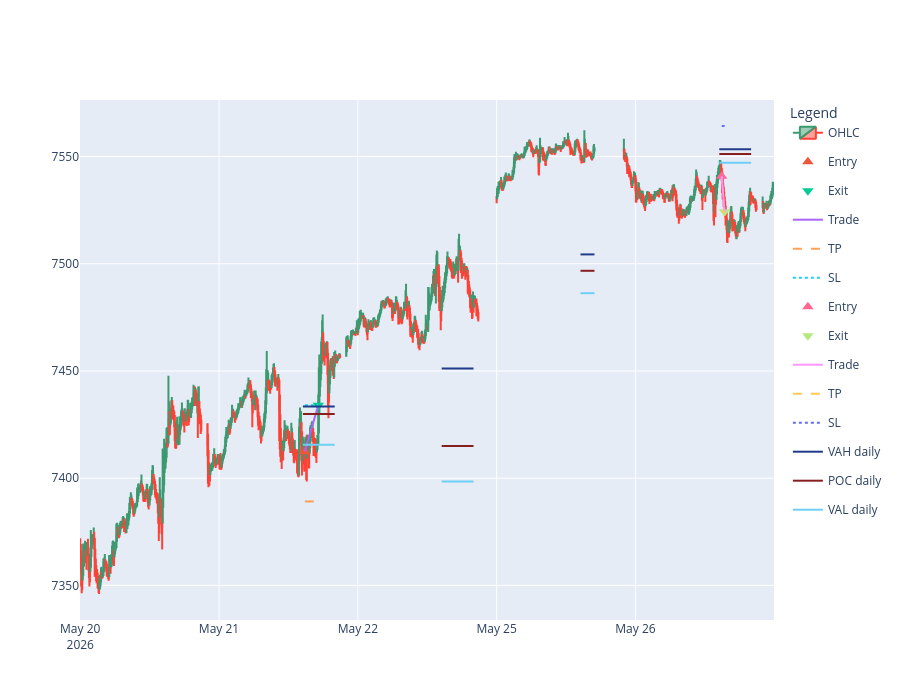
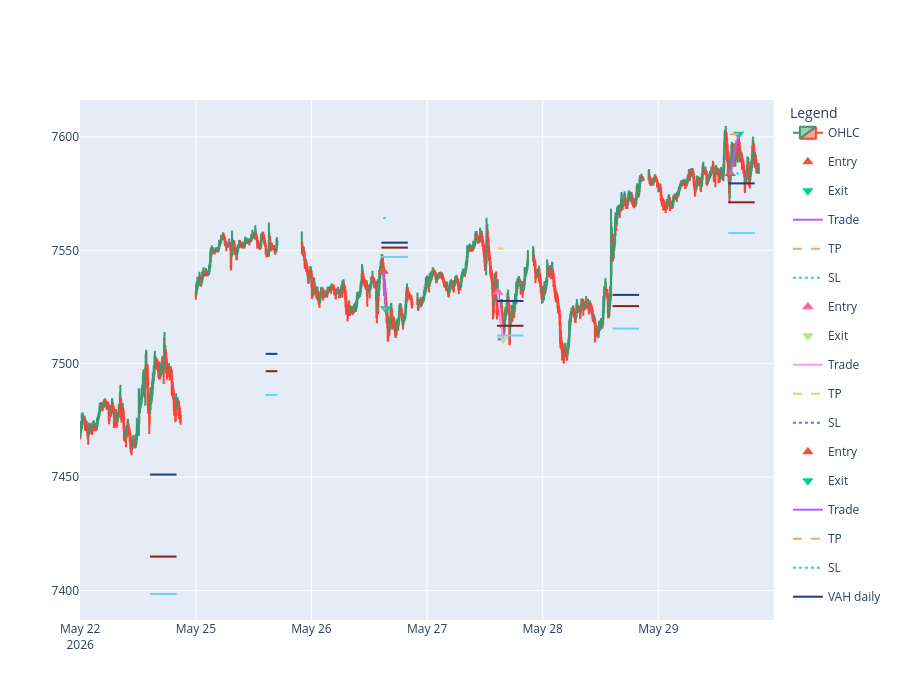
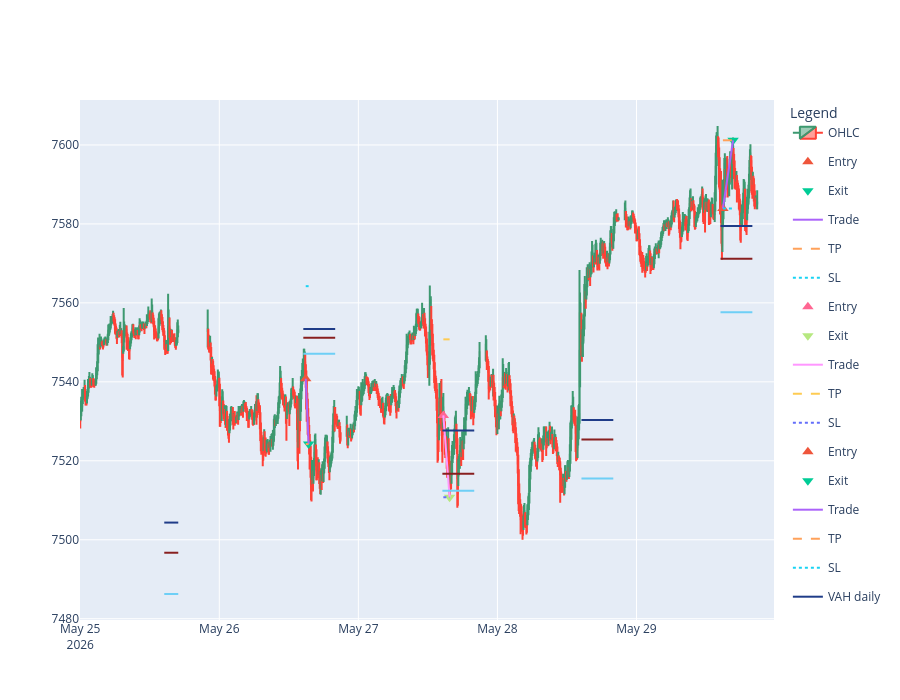
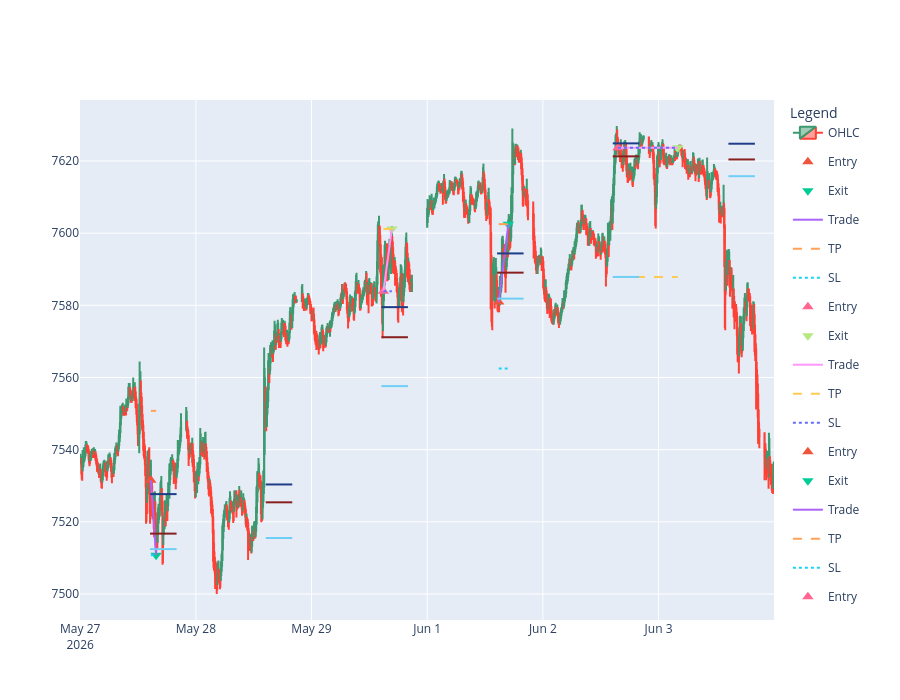

Notebook code cell kept with these figures, in order:
### Code cell
tag_filter = None
# tag_filter = 'sell_EB'
trades_to_plot = filter_trades_by_tag(closed_trades, tag_filter)

result_filter = None
# result_filter = 'loss'
trades_to_plot = filter_trades_by_result(
    trades_to_plot,
    result_filter,
)

fechas = trades_to_plot['entry_time'].dt.date.unique()
# fechas = [
#     pd.Timestamp('2024-06-07').date(),
# ]


for fecha in fechas:
  # clear_output(wait=True) # comentar esto si se quiere ver todas a la vez

  print('Fecha:', fecha)

  fig = plot_candles_and_trades(
      candles,
      trades_to_plot,
      date=str(fecha),
      levels_period="daily",
  )

  fig = overlay_levels(
      fig,
      candles,
      levels,
      date=str(fecha),
      levels_period="daily",
  )

  fig.show()
  time.sleep(0.5)  # breakpoint
